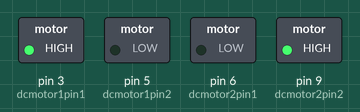
This sketch was run on a simulated Arduino Uno, built with avr-gcc and run on an emulated ATmega328P. Shown: switched loads named in the sketch (green lamp = pin HIGH).

Above: at 0.1 s.
Timing chart, 0 to 1.6 s (numbered marks = the images above):
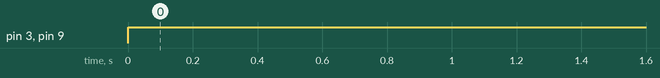

The sketch:

motor_direction_test.ino
```cpp
/*
This code is used to test the direction of the motors.
 */
const int dcmotor1pin1 = 3; //sets in1 to pin 3
const int dcmotor1pin2 = 5; //sets in2 to pin 5
const int dcmotor2pin1 = 6; //sets in3 to pin 6
const int dcmotor2pin2 = 9; //sets in4to pin 9
const int pwmMax = 160; //sets pwmMax to 160
const int pwmMin = 70; //sets pwmMin to 70

void setup() {
  // put your setup code here, to run once:
  pinMode(dcmotor1pin1, OUTPUT); //sets the first motor pin to an OUTPUT
  pinMode(dcmotor1pin2, OUTPUT); //sets the second motor pin to an OUTPUT
  pinMode(dcmotor2pin1, OUTPUT); //sets the thrid motor pin to an OUTPUT
  pinMode(dcmotor2pin2, OUTPUT); //sets the fourth motor pin to an OUTPUT
}

void loop() {
  // put your main code here, to run repeatedly:
   digitalWrite(dcmotor1pin1, pwmMin+20); //sets in1 to 90pwm
   digitalWrite(dcmotor1pin2, 0); //sets in2 to 0
   digitalWrite(dcmotor2pin1, 0); //sets in3 to 0
   digitalWrite(dcmotor2pin2, pwmMin+20); //sets in4 to 90pwm
}
```

Measured:
- by itself, pin 3 (dcmotor1pin1), pin 9 (dcmotor2pin2): LOW → HIGH at 0.00 s
